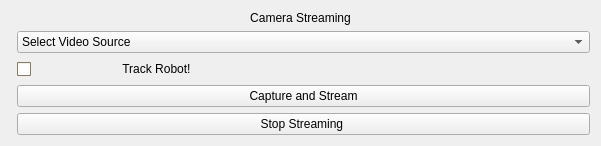
     <widget class="QWidget" name="layoutWidget">
      <property name="geometry">
       <rect>
        <x>410</x>
        <y>10</y>
        <width>601</width>
        <height>129</height>
       </rect>
      </property>
      <layout class="QFormLayout" name="formLayout_4">
       <property name="fieldGrowthPolicy">
        <enum>QFormLayout::AllNonFixedFieldsGrow</enum>
       </property>
       <item row="1" column="0" colspan="2">
        <widget class="QLabel" name="camwn_label">
         <property name="text">
          <string>Camera Streaming</string>
         </property>
         <property name="alignment">
          <set>Qt::AlignCenter</set>
         </property>
        </widget>
       </item>
       <item row="2" column="1">
        <widget class="QComboBox" name="stream_filemenu">
         <property name="currentText">
          <string>Select Video Source</string>
         </property>
         <item>
          <property name="text">
           <string>Select Video Source</string>
          </property>
         </item>
        </widget>
       </item>
       <item row="3" column="1">
        <widget class="QCheckBox" name="track_cb">
         <property name="palette">
          <palette>
           <active>
            <colorrole role="WindowText">
             <brush brushstyle="SolidPattern">
              <color alpha="255">
               <red>0</red>
               <green>0</green>
               <blue>0</blue>
              </color>
             </brush>
            </colorrole>
            <colorrole role="Button">
             <brush brushstyle="SolidPattern">
              <color alpha="255">
               <red>168</red>
               <green>156</green>
               <blue>128</blue>
              </color>
             </brush>
            </colorrole>
            <colorrole role="Light">
             <brush brushstyle="SolidPattern">
              <color alpha="255">
               <red>252</red>
               <green>234</green>
               <blue>192</blue>
              </color>
             </brush>
            </colorrole>
            <colorrole role="Midlight">
             <brush brushstyle="SolidPattern">
              <color alpha="255">
               <red>210</red>
               <green>195</green>
               <blue>160</blue>
              </color>
             </brush>
            </colorrole>
            <colorrole role="Dark">
             <brush brushstyle="SolidPattern">
              <color alpha="255">
               <red>84</red>
               <green>78</green>
               <blue>64</blue>
              </color>
             </brush>
            </colorrole>
            <colorrole role="Mid">
             <brush brushstyle="SolidPattern">
              <color alpha="255">
               <red>112</red>
               <green>104</green>
               <blue>85</blue>
              </color>
             </brush>
            </colorrole>
            <colorrole role="Text">
             <brush brushstyle="SolidPattern">
              <color alpha="255">
               <red>0</red>
               <green>0</green>
               <blue>0</blue>
              </color>
             </brush>
            </colorrole>
            <colorrole role="BrightText">
             <brush brushstyle="SolidPattern">
              <color alpha="255">
               <red>255</red>
               <green>255</green>
               <blue>255</blue>
              </color>
             </brush>
            </colorrole>
            <colorrole role="ButtonText">
             <brush brushstyle="SolidPattern">
              <color alpha="255">
               <red>0</red>
               <green>0</green>
               <blue>0</blue>
              </color>
             </brush>
            </colorrole>
            <colorrole role="Base">
             <brush brushstyle="SolidPattern">
              <color alpha="255">
               <red>255</red>
               <green>255</green>
               <blue>255</blue>
              </color>
             </brush>
            </colorrole>
            <colorrole role="Window">
             <brush brushstyle="SolidPattern">
              <color alpha="255">
               <red>168</red>
               <green>156</green>
               <blue>128</blue>
              </color>
             </brush>
            </colorrole>
            <colorrole role="Shadow">
             <brush brushstyle="SolidPattern">
              <color alpha="255">
               <red>0</red>
               <green>0</green>
               <blue>0</blue>
              </color>
             </brush>
            </colorrole>
            <colorrole role="AlternateBase">
             <brush brushstyle="SolidPattern">
              <color alpha="255">
               <red>211</red>
               <green>205</green>
               <blue>191</blue>
              </color>
             </brush>
            </colorrole>
            <colorrole role="ToolTipBase">
             <brush brushstyle="SolidPattern">
              <color alpha="255">
               <red>255</red>
               <green>255</green>
               <blue>220</blue>
              </color>
             </brush>
            </colorrole>
            <colorrole role="ToolTipText">
             <brush brushstyle="SolidPattern">
              <color alpha="255">
               <red>0</red>
               <green>0</green>
               <blue>0</blue>
              </color>
             </brush>
            </colorrole>
           </active>
           <inactive>
            <colorrole role="WindowText">
             <brush brushstyle="SolidPattern">
              <color alpha="255">
               <red>0</red>
               <green>0</green>
               <blue>0</blue>
              </color>
             </brush>
            </colorrole>
            <colorrole role="Button">
             <brush brushstyle="SolidPattern">
              <color alpha="255">
               <red>168</red>
               <green>156</green>
               <blue>128</blue>
              </color>
             </brush>
            </colorrole>
            <colorrole role="Light">
             <brush brushstyle="SolidPattern">
              <color alpha="255">
               <red>252</red>
               <green>234</green>
               <blue>192</blue>
              </color>
             </brush>
            </colorrole>
            <colorrole role="Midlight">
             <brush brushstyle="SolidPattern">
              <color alpha="255">
               <red>210</red>
               <green>195</green>
               <blue>160</blue>
              </color>
             </brush>
            </colorrole>
            <colorrole role="Dark">
             <brush brushstyle="SolidPattern">
              <color alpha="255">
               <red>84</red>
               <green>78</green>
               <blue>64</blue>
              </color>
             </brush>
            </colorrole>
            <colorrole role="Mid">
             <brush brushstyle="SolidPattern">
              <color alpha="255">
               <red>112</red>
               <green>104</green>
               <blue>85</blue>
              </color>
             </brush>
            </colorrole>
            <colorrole role="Text">
             <brush brushstyle="SolidPattern">
              <color alpha="255">
               <red>0</red>
               <green>0</green>
               <blue>0</blue>
              </color>
             </brush>
            </colorrole>
            <colorrole role="BrightText">
             <brush brushstyle="SolidPattern">
              <color alpha="255">
               <red>255</red>
               <green>255</green>
               <blue>255</blue>
              </color>
             </brush>
            </colorrole>
            <colorrole role="ButtonText">
             <brush brushstyle="SolidPattern">
              <color alpha="255">
               <red>0</red>
               <green>0</green>
               <blue>0</blue>
              </color>
             </brush>
            </colorrole>
            <colorrole role="Base">
             <brush brushstyle="SolidPattern">
              <color alpha="255">
               <red>255</red>
               <green>255</green>
               <blue>255</blue>
              </color>
             </brush>
            </colorrole>
            <colorrole role="Window">
             <brush brushstyle="SolidPattern">
              <color alpha="255">
               <red>168</red>
               <green>156</green>
               <blue>128</blue>
              </color>
             </brush>
            </colorrole>
            <colorrole role="Shadow">
             <brush brushstyle="SolidPattern">
              <color alpha="255">
               <red>0</red>
               <green>0</green>
               <blue>0</blue>
              </color>
             </brush>
            </colorrole>
            <colorrole role="AlternateBase">
             <brush brushstyle="SolidPattern">
              <color alpha="255">
               <red>211</red>
               <green>205</green>
               <blue>191</blue>
              </color>
             </brush>
            </colorrole>
            <colorrole role="ToolTipBase">
             <brush brushstyle="SolidPattern">
              <color alpha="255">
               <red>255</red>
               <green>255</green>
               <blue>220</blue>
              </color>
             </brush>
            </colorrole>
            <colorrole role="ToolTipText">
             <brush brushstyle="SolidPattern">
              <color alpha="255">
               <red>0</red>
               <green>0</green>
               <blue>0</blue>
              </color>
             </brush>
            </colorrole>
           </inactive>
           <disabled>
            <colorrole role="WindowText">
             <brush brushstyle="SolidPattern">
              <color alpha="255">
               <red>84</red>
               <green>78</green>
               <blue>64</blue>
              </color>
             </brush>
            </colorrole>
            <colorrole role="Button">
             <brush brushstyle="SolidPattern">
              <color alpha="255">
               <red>168</red>
               <green>156</green>
               <blue>128</blue>
              </color>
             </brush>
            </colorrole>
            <colorrole role="Light">
             <brush brushstyle="SolidPattern">
              <color alpha="255">
               <red>252</red>
               <green>234</green>
               <blue>192</blue>
              </color>
             </brush>
            </colorrole>
            <colorrole role="Midlight">
             <brush brushstyle="SolidPattern">
              <color alpha="255">
               <red>210</red>
               <green>195</green>
               <blue>160</blue>
              </color>
             </brush>
            </colorrole>
            <colorrole role="Dark">
             <brush brushstyle="SolidPattern">
              <color alpha="255">
               <red>84</red>
               <green>78</green>
               <blue>64</blue>
              </color>
             </brush>
            </colorrole>
            <colorrole role="Mid">
             <brush brushstyle="SolidPattern">
              <color alpha="255">
               <red>112</red>
               <green>104</green>
               <blue>85</blue>
              </color>
             </brush>
            </colorrole>
            <colorrole role="Text">
             <brush brushstyle="SolidPattern">
              <color alpha="255">
               <red>84</red>
               <green>78</green>
               <blue>64</blue>
              </color>
             </brush>
            </colorrole>
            <colorrole role="BrightText">
             <brush brushstyle="SolidPattern">
              <color alpha="255">
               <red>255</red>
               <green>255</green>
               <blue>255</blue>
              </color>
             </brush>
            </colorrole>
            <colorrole role="ButtonText">
             <brush brushstyle="SolidPattern">
              <color alpha="255">
               <red>84</red>
               <green>78</green>
               <blue>64</blue>
              </color>
             </brush>
            </colorrole>
            <colorrole role="Base">
             <brush brushstyle="SolidPattern">
              <color alpha="255">
               <red>168</red>
               <green>156</green>
               <blue>128</blue>
              </color>
             </brush>
            </colorrole>
            <colorrole role="Window">
             <brush brushstyle="SolidPattern">
              <color alpha="255">
               <red>168</red>
               <green>156</green>
               <blue>128</blue>
              </color>
             </brush>
            </colorrole>
            <colorrole role="Shadow">
             <brush brushstyle="SolidPattern">
              <color alpha="255">
               <red>0</red>
               <green>0</green>
               <blue>0</blue>
              </color>
             </brush>
            </colorrole>
            <colorrole role="AlternateBase">
             <brush brushstyle="SolidPattern">
              <color alpha="255">
               <red>168</red>
               <green>156</green>
               <blue>128</blue>
              </color>
             </brush>
            </colorrole>
            <colorrole role="ToolTipBase">
             <brush brushstyle="SolidPattern">
              <color alpha="255">
               <red>255</red>
               <green>255</green>
               <blue>220</blue>
              </color>
             </brush>
            </colorrole>
            <colorrole role="ToolTipText">
             <brush brushstyle="SolidPattern">
              <color alpha="255">
               <red>0</red>
               <green>0</green>
               <blue>0</blue>
              </color>
             </brush>
            </colorrole>
           </disabled>
          </palette>
         </property>
         <property name="text">
          <string>                          Track Robot!</string>
         </property>
        </widget>
       </item>
       <item row="4" column="1">
        <widget class="QPushButton" name="capture_pb">
         <property name="text">
          <string>Capture and Stream</string>
         </property>
        </widget>
       </item>
       <item row="5" column="1">
        <widget class="QPushButton" name="stopcapture_pb">
         <property name="text">
          <string>Stop Streaming </string>
         </property>
        </widget>
       </item>
      </layout>
     </widget>
